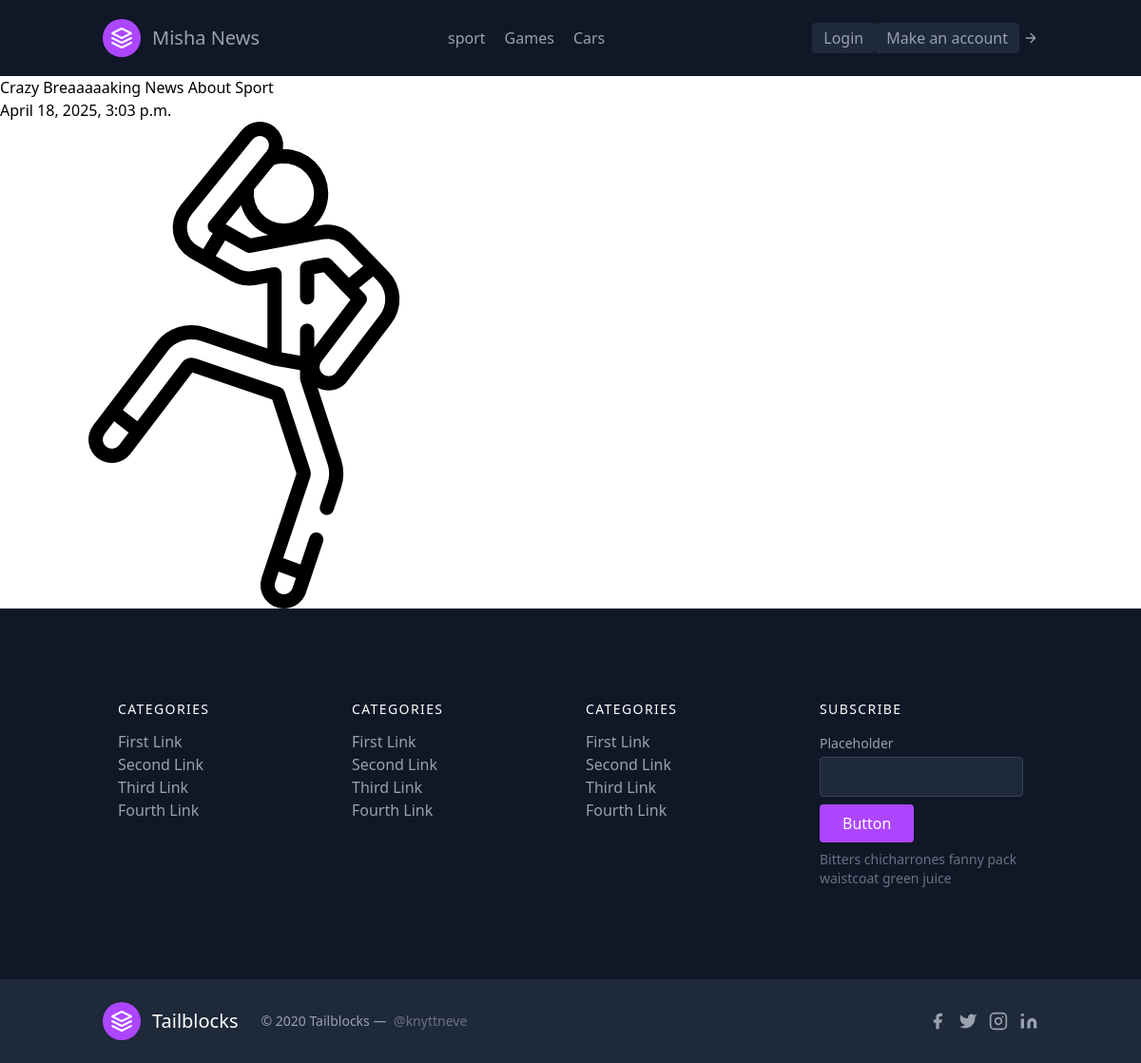
Page /category/1 on the committed database.
### Misha/models.py (models this page shows, shortened)
class Category(models.Model):
    name = models.CharField(max_length=200)
    class Meta:
        verbose_name='category'

class News(models.Model):
    title = models.CharField(max_length=200)
    pub_date = models.DateTimeField(auto_now=True)
    text = models.TextField()
    image = models.ImageField(upload_to='news/images')
    category = models.ForeignKey(Category, on_delete=models.CASCADE)
    class Meta:
        verbose_name_plural='NEWS'
        verbose_name='NEW'

### Misha/views.py (the view)
# urls.py: path('category/<int:id>',category,name='category'),
def category(request,id):
    category = Category.objects.all()
    news = News.objects.filter(category_id=id)
    context = {
        'categories':category,
        'news':news
    }
    return render(request,'category.html',context)

### templates/category.html
{%        extends 'base.html'                  %}
{%           block content                     %}
{% for new in news %}
<h1>{{new.title}}</h1>
<p>{{new.pub_date}}</p>
<a href="{% url 'dev' new.id %}">
    <img src="{{ new.image.url }}" alt="kartinka">
</a>
{% endfor %}
{%   endblock                                  %}

### templates/base.html (shortened to what this page needs)
<!DOCTYPE html>
<html lang="en">
<head>
    <script src="https://cdn.jsdelivr.net/npm/@tailwindcss/browser@4"></script>
</head>
<body>
    <header class="text-gray-400 bg-gray-900 body-font">
        <div class="container mx-auto flex flex-wrap p-5 flex-col md:flex-row items-center">
          <a class="flex title-font font-medium items-center text-white mb-4 md:mb-0">
            <svg xmlns="http://www.w3.org/2000/svg" fill="none" stroke="currentColor" stroke-linecap="round" stroke-linejoin="round" stroke-width="2" class="w-10 h-10 text-white p-2 bg-purple-500 rounded-full" viewBox="0 0 24 24">
              <path d="M12 2L2 7l10 5 10-5-10-5zM2 17l10 5 10-5M2 12l10 5 10-5"></path>
            </svg>
            <a href="{%        url 'home'              %}"><span class="ml-3 text-xl">Misha News</span></a>
          </a>
          <nav class="md:ml-auto md:mr-auto flex flex-wrap items-center text-base justify-center">
            {%for cate in categories%}
            <a href="{% url 'category' cate.id %}" class="mr-5 hover:text-white">{{cate.name}}</a>
            {% endfor %}
          </nav>
          {%     if user.is_authenticated      %}
          <p style="width: 80px;">{{user.username}}</p>
          <button class="inline-flex items-center bg-gray-800 border-0 py-1 px-3 focus:outline-none hover:bg-gray-700 rounded text-base mt-4 md:mt-0"><a href="{%  url  'logo'    %}">Log out</a></button>
          {%  else   %}
          <button     class="inline-flex items-center bg-gray-800 border-0 py-1 px-3 focus:outline-none hover:bg-gray-700 rounded text-base mt-4 md:mt-0"><a href="{%  url  'log'    %}">Login</a></button>
          <button class="inline-flex items-center bg-gray-800 border-0 py-1 px-3 focus:outline-none hover:bg-gray-700 rounded text-base mt-4 md:mt-0"><a href="{%  url  'reg'    %}">Make an account</a></button>
            {%    endif %}
            <svg fill="none" stroke="currentColor" stroke-linecap="round" stroke-linejoin="round" stroke-width="2" class="w-4 h-4 ml-1" viewBox="0 0 24 24">
              <path d="M5 12h14M12 5l7 7-7 7"></path>
            </svg>
        </div>
      </header>
      {%       block content             %}
      {%        endblock                 %}
      <footer class="text-gray-400 bg-gray-900 body-font">
        <div class="container px-5 py-24 mx-auto">
          <div class="flex flex-wrap md:text-left text-center order-first">
            <div class="lg:w-1/4 md:w-1/2 w-full px-4">
              <h2 class="title-font font-medium text-white tracking-widest text-sm mb-3">CATEGORIES</h2>
              <nav class="list-none mb-10">
                <li>
                  <a class="text-gray-400 hover:text-white">First Link</a>
                </li>
                <li>
                  <a class="text-gray-400 hover:text-white">Second Link</a>
                </li>
                <li>
                  <a class="text-gray-400 hover:text-white">Third Link</a>
                </li>
                <li>
                  <a class="text-gray-400 hover:text-white">Fourth Link</a>
                </li>
              </nav>
            </div>
            <div class="lg:w-1/4 md:w-1/2 w-full px-4">
              <h2 class="title-font font-medium text-white tracking-widest text-sm mb-3">CATEGORIES</h2>
              <nav class="list-none mb-10">
                <li>
                  <a class="text-gray-400 hover:text-white">First Link</a>
                </li>
                <li>
                  <a class="text-gray-400 hover:text-white">Second Link</a>
                </li>
                <li>
                  <a class="text-gray-400 hover:text-white">Third Link</a>
                </li>
                <li>
                  <a class="text-gray-400 hover:text-white">Fourth Link</a>
                </li>
              </nav>
            </div>
            <div class="lg:w-1/4 md:w-1/2 w-full px-4">
              <h2 class="title-font font-medium text-white tracking-widest text-sm mb-3">CATEGORIES</h2>
              <nav class="list-none mb-10">
                <li>
                  <a class="text-gray-400 hover:text-white">First Link</a>
                </li>
                <li>
                  <a class="text-gray-400 hover:text-white">Second Link</a>
                </li>
                <li>
                  <a class="text-gray-400 hover:text-white">Third Link</a>
                </li>
                <li>
                  <a class="text-gray-400 hover:text-white">Fourth Link</a>
                </li>
              </nav>
            </div>
            <div class="lg:w-1/4 md:w-1/2 w-full px-4">
              <h2 class="title-font font-medium text-white tracking-widest text-sm mb-3">SUBSCRIBE</h2>
              <div class="flex xl:flex-nowrap md:flex-nowrap lg:flex-wrap flex-wrap justify-center items-end md:justify-start">
                <div class="relative w-40 sm:w-auto xl:mr-4 lg:mr-0 sm:mr-4 mr-2">
                  <label for="footer-field" class="leading-7 text-sm text-gray-400">Placeholder</label>
                  <input type="text" id="footer-field" name="footer-field" class="w-full bg-gray-800 rounded border bg-opacity-40 border-gray-700 focus:bg-transparent focus:ring-2 focus:ring-purple-900 focus:border-purple-500 text-base outline-none text-gray-100 py-1 px-3 leading-8 transition-colors duration-200 ease-in-out">
                </div>
                <button class="lg:mt-2 xl:mt-0 flex-shrink-0 inline-flex text-white bg-purple-500 border-0 py-2 px-6 focus:outline-none hover:bg-purple-600 rounded">Button</button>
              </div>
              <p class="text-gray-500 text-sm mt-2 md:text-left text-center">Bitters chicharrones fanny pack
                <br class="lg:block hidden">waistcoat green juice
              </p>
            </div>
          </div>
        </div>
        <div class="bg-gray-800 bg-opacity-75">
          <div class="container px-5 py-6 mx-auto flex items-center sm:flex-row flex-col">
            <a class="flex title-font font-medium items-center md:justify-start justify-center text-white">
              <svg xmlns="http://www.w3.org/2000/svg" fill="none" stroke="currentColor" stroke-linecap="round" stroke-linejoin="round" stroke-width="2" class="w-10 h-10 text-white p-2 bg-purple-500 rounded-full" viewBox="0 0 24 24">
                <path d="M12 2L2 7l10 5 10-5-10-5zM2 17l10 5 10-5M2 12l10 5 10-5"></path>
              </svg>
              <span class="ml-3 text-xl">Tailblocks</span>
            </a>
            <p class="text-sm text-gray-400 sm:ml-6 sm:mt-0 mt-4">© 2020 Tailblocks —
              <a href="https://twitter.com/knyttneve" class="text-gray-500 ml-1" target="_blank" rel="noopener noreferrer">@knyttneve</a>
            </p>
            <span class="inline-flex sm:ml-auto sm:mt-0 mt-4 justify-center sm:justify-start">
              <a class="text-gray-400">
                <svg fill="currentColor" stroke-linecap="round" stroke-linejoin="round" stroke-width="2" class="w-5 h-5" viewBox="0 0 24 24">
                  <path d="M18 2h-3a5 5 0 00-5 5v3H7v4h3v8h4v-8h3l1-4h-4V7a1 1 0 011-1h3z"></path>
                </svg>
              </a>
              <a class="ml-3 text-gray-400">
                <svg fill="currentColor" stroke-linecap="round" stroke-linejoin="round" stroke-width="2" class="w-5 h-5" viewBox="0 0 24 24">
                  <path d="M23 3a10.9 10.9 0 01-3.14 1.53 4.48 4.48 0 00-7.86 3v1A10.66 10.66 0 013 4s-4 9 5 13a11.64 11.64 0 01-7 2c9 5 20 0 20-11.5a4.5 4.5 0 00-.08-.83A7.72 7.72 0 0023 3z"></path>
                </svg>
              </a>
              <a class="ml-3 text-gray-400">
                <svg fill="none" stroke="currentColor" stroke-linecap="round" stroke-linejoin="round" stroke-width="2" class="w-5 h-5" viewBox="0 0 24 24">
                  <rect width="20" height="20" x="2" y="2" rx="5" ry="5"></rect>
                  <path d="M16 11.37A4 4 0 1112.63 8 4 4 0 0116 11.37zm1.5-4.87h.01"></path>
                </svg>
              </a>
              <a class="ml-3 text-gray-400">
                <svg fill="currentColor" stroke="currentColor" stroke-linecap="round" stroke-linejoin="round" stroke-width="0" class="w-5 h-5" viewBox="0 0 24 24">
                  <path stroke="none" d="M16 8a6 6 0 016 6v7h-4v-7a2 2 0 00-2-2 2 2 0 00-2 2v7h-4v-7a6 6 0 016-6zM2 9h4v12H2z"></path>
                  <circle cx="4" cy="4" r="2" stroke="none"></circle>
                </svg>
              </a>
            </span>
          </div>
        </div>
      </footer>
</body>
</html>

### rows in the picture
Category: name "sport"
Category: name "Games"
Category: name "Cars"
News: title "Crazy Breaaaaaking News About Sport", pub_date "April 18, 2025, 3:03 p.m.", image (picture)
